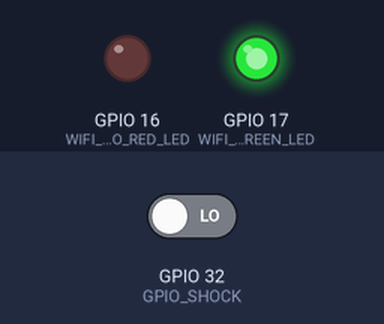
Bench run of a sketch on a simulated ESP32. Parts: output pins drawn as LEDs (lit = HIGH). Inputs (shaded band) come from the test bench; at power-on: GPIO 32 (GPIO_SHOCK) LOW.

Above: at 1.2 s.
1.3 s: GPIO 32 (GPIO_SHOCK) driven HIGH
At 2.5 s:
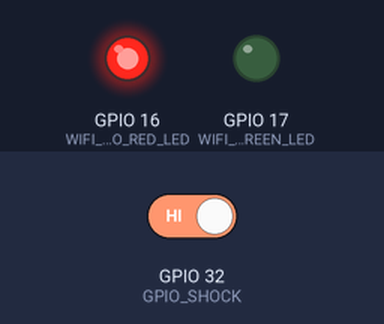
2.8 s: GPIO 32 (GPIO_SHOCK) driven LOW
At 3.9 s:
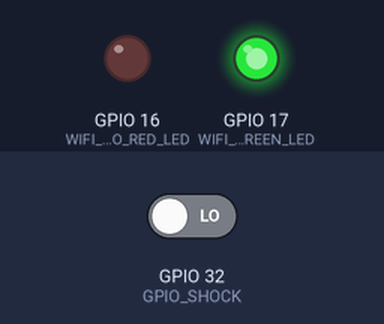
Timing chart, 0 to 5.8 s (numbered marks = the images above; inputs shaded):
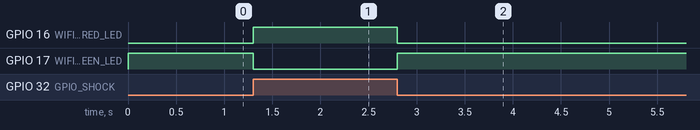

The sketch:

Lab11_SW520D.ino
```cpp
int WIFI_GPIO_GREEN_LED = 17;
int WIFI_GPIO_RED_LED = 16;
int GPIO_SHOCK = 32;
int alarmCount = 10; // 震動達幾次跳紅色警示燈

int preShockValue = 0;
int shockCount = 0;

void setup()
{
  Serial.begin(115200);

  // 設定 GPIO Pin 腳位
  pinMode(WIFI_GPIO_GREEN_LED, OUTPUT);
  pinMode(WIFI_GPIO_RED_LED, OUTPUT);
	pinMode(GPIO_SHOCK, INPUT);

  // 清除預設值
  digitalWrite(WIFI_GPIO_GREEN_LED, LOW);
  digitalWrite(WIFI_GPIO_RED_LED, LOW);
}

void loop()
{
  int shockValue = digitalRead(GPIO_SHOCK);

  if(shockValue == HIGH)
  {
    digitalWrite(WIFI_GPIO_GREEN_LED, LOW);
    digitalWrite(WIFI_GPIO_RED_LED, HIGH);
  }
  else
  {
    digitalWrite(WIFI_GPIO_GREEN_LED, HIGH);
    digitalWrite(WIFI_GPIO_RED_LED, LOW);
  }

  delay(100);
}
```

Measured:
- after the input at 1.3 s, GPIO 16 (WIFI_GPIO_RED_LED): LOW → HIGH at once; GPIO 17 (WIFI_GPIO_GREEN_LED): HIGH → LOW at once
- after the input at 2.8 s, GPIO 16 (WIFI_GPIO_RED_LED): HIGH → LOW at once; GPIO 17 (WIFI_GPIO_GREEN_LED): LOW → HIGH at once
